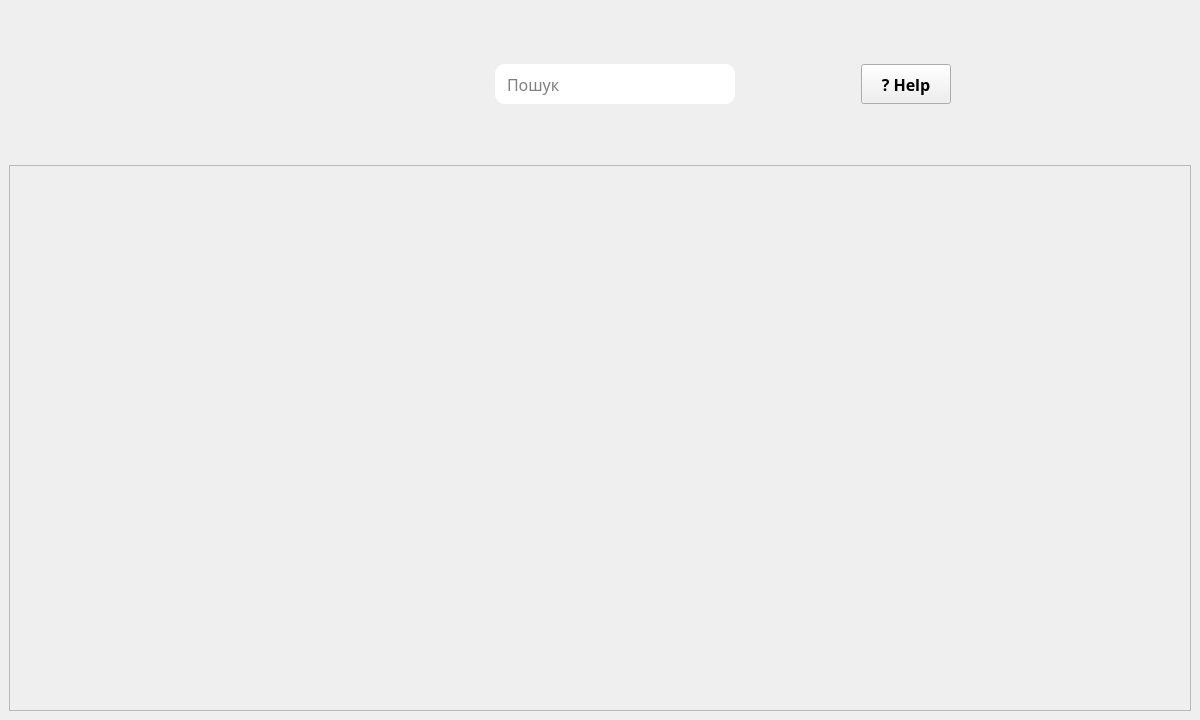
<?xml version="1.0" encoding="UTF-8"?>
<ui version="4.0">
 <class>MainWindow</class>
 <widget class="QMainWindow" name="MainWindow">
  <property name="geometry">
   <rect>
    <x>0</x>
    <y>0</y>
    <width>1200</width>
    <height>720</height>
   </rect>
  </property>
  <property name="font">
   <font>
    <family>Century Gothic</family>
    <pointsize>12</pointsize>
    <bold>true</bold>
   </font>
  </property>
  <property name="windowTitle">
   <string>MainWindow</string>
  </property>
  <widget class="QWidget" name="centralwidget">
   <layout class="QVBoxLayout" name="verticalLayout">
    <item>
     <spacer name="verticalSpacer">
      <property name="orientation">
       <enum>Qt::Vertical</enum>
      </property>
      <property name="sizeType">
       <enum>QSizePolicy::Fixed</enum>
      </property>
      <property name="sizeHint" stdset="0">
       <size>
        <width>20</width>
        <height>40</height>
       </size>
      </property>
     </spacer>
    </item>
    <item>
     <layout class="QHBoxLayout" name="horizontalLayout">
      <item>
       <spacer name="horizontalSpacer_3">
        <property name="orientation">
         <enum>Qt::Horizontal</enum>
        </property>
        <property name="sizeType">
         <enum>QSizePolicy::Expanding</enum>
        </property>
        <property name="sizeHint" stdset="0">
         <size>
          <width>150</width>
          <height>20</height>
         </size>
        </property>
       </spacer>
      </item>
      <item>
       <widget class="QLabel" name="logo_label">
        <property name="minimumSize">
         <size>
          <width>120</width>
          <height>70</height>
         </size>
        </property>
        <property name="maximumSize">
         <size>
          <width>120</width>
          <height>70</height>
         </size>
        </property>
        <property name="text">
         <string/>
        </property>
        <property name="pixmap">
         <pixmap>fintick-logo.png</pixmap>
        </property>
        <property name="scaledContents">
         <bool>true</bool>
        </property>
       </widget>
      </item>
      <item>
       <spacer name="horizontalSpacer">
        <property name="orientation">
         <enum>Qt::Horizontal</enum>
        </property>
        <property name="sizeType">
         <enum>QSizePolicy::Fixed</enum>
        </property>
        <property name="sizeHint" stdset="0">
         <size>
          <width>120</width>
          <height>20</height>
         </size>
        </property>
       </spacer>
      </item>
      <item>
       <widget class="QLineEdit" name="search">
        <property name="maximumSize">
         <size>
          <width>16777215</width>
          <height>40</height>
         </size>
        </property>
        <property name="font">
         <font>
          <family>Century Gothic</family>
          <pointsize>12</pointsize>
          <bold>false</bold>
         </font>
        </property>
        <property name="styleSheet">
         <string notr="true">border-radius: 10px;
padding-left: 10px;
</string>
        </property>
        <property name="text">
         <string/>
        </property>
        <property name="placeholderText">
         <string>Пошук</string>
        </property>
       </widget>
      </item>
      <item>
       <spacer name="horizontalSpacer_2">
        <property name="orientation">
         <enum>Qt::Horizontal</enum>
        </property>
        <property name="sizeType">
         <enum>QSizePolicy::Fixed</enum>
        </property>
        <property name="sizeHint" stdset="0">
         <size>
          <width>120</width>
          <height>20</height>
         </size>
        </property>
       </spacer>
      </item>
      <item>
       <widget class="QPushButton" name="help_button">
        <property name="minimumSize">
         <size>
          <width>90</width>
          <height>35</height>
         </size>
        </property>
        <property name="maximumSize">
         <size>
          <width>100</width>
          <height>40</height>
         </size>
        </property>
        <property name="text">
         <string>? Help</string>
        </property>
       </widget>
      </item>
      <item>
       <spacer name="horizontalSpacer_4">
        <property name="orientation">
         <enum>Qt::Horizontal</enum>
        </property>
        <property name="sizeType">
         <enum>QSizePolicy::Expanding</enum>
        </property>
        <property name="sizeHint" stdset="0">
         <size>
          <width>150</width>
          <height>20</height>
         </size>
        </property>
       </spacer>
      </item>
     </layout>
    </item>
    <item>
     <spacer name="verticalSpacer_2">
      <property name="orientation">
       <enum>Qt::Vertical</enum>
      </property>
      <property name="sizeType">
       <enum>QSizePolicy::Minimum</enum>
      </property>
      <property name="sizeHint" stdset="0">
       <size>
        <width>20</width>
        <height>40</height>
       </size>
      </property>
     </spacer>
    </item>
    <item>
     <widget class="QScrollArea" name="scroll_area">
      <property name="lineWidth">
       <number>0</number>
      </property>
      <property name="widgetResizable">
       <bool>true</bool>
      </property>
      <widget class="QWidget" name="scrollAreaWidgetContents">
       <property name="geometry">
        <rect>
         <x>0</x>
         <y>0</y>
         <width>1171</width>
         <height>429</height>
        </rect>
       </property>
      </widget>
     </widget>
    </item>
   </layout>
  </widget>
 </widget>
 <resources/>
 <connections/>
</ui>
